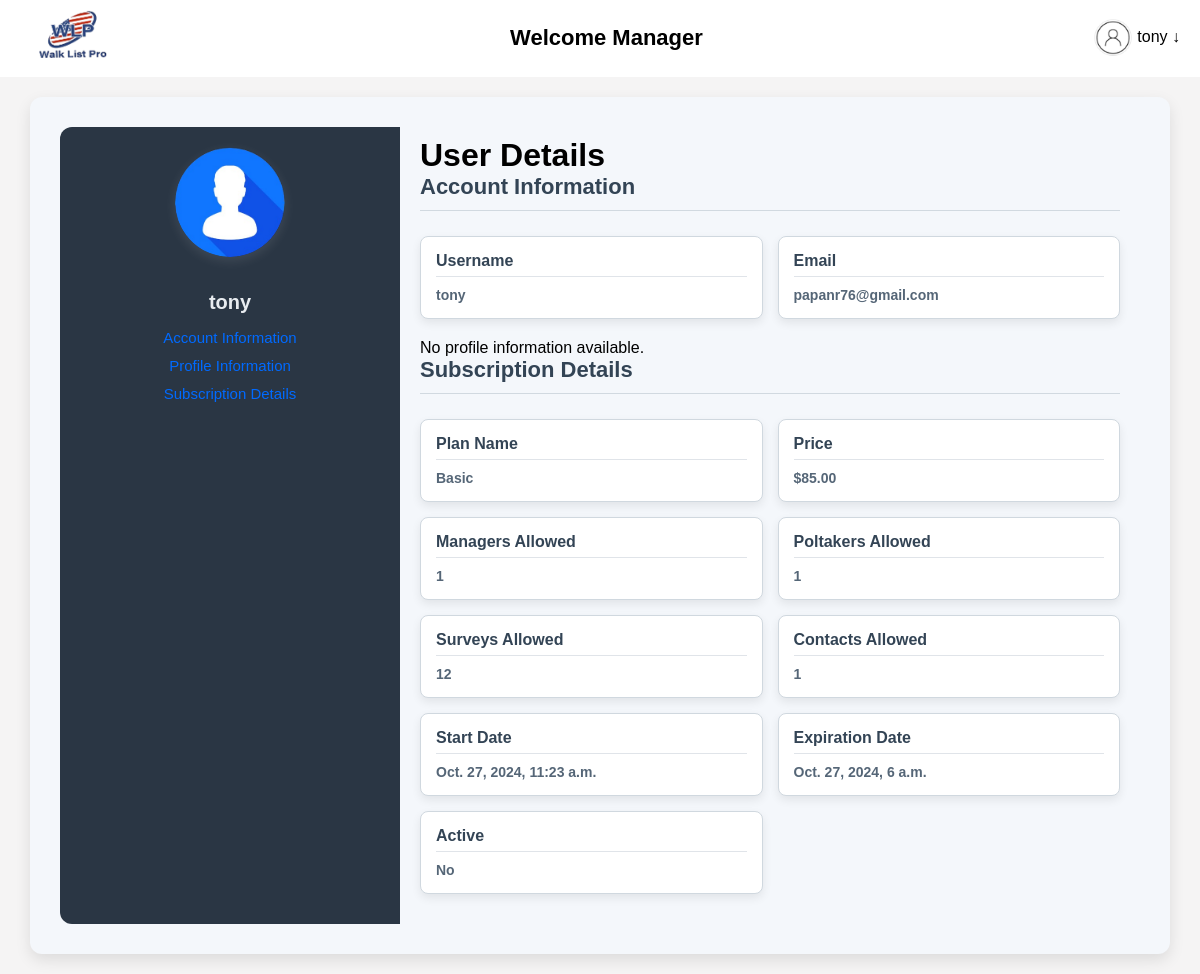
The app's page /user-details/ (signed in), older data.
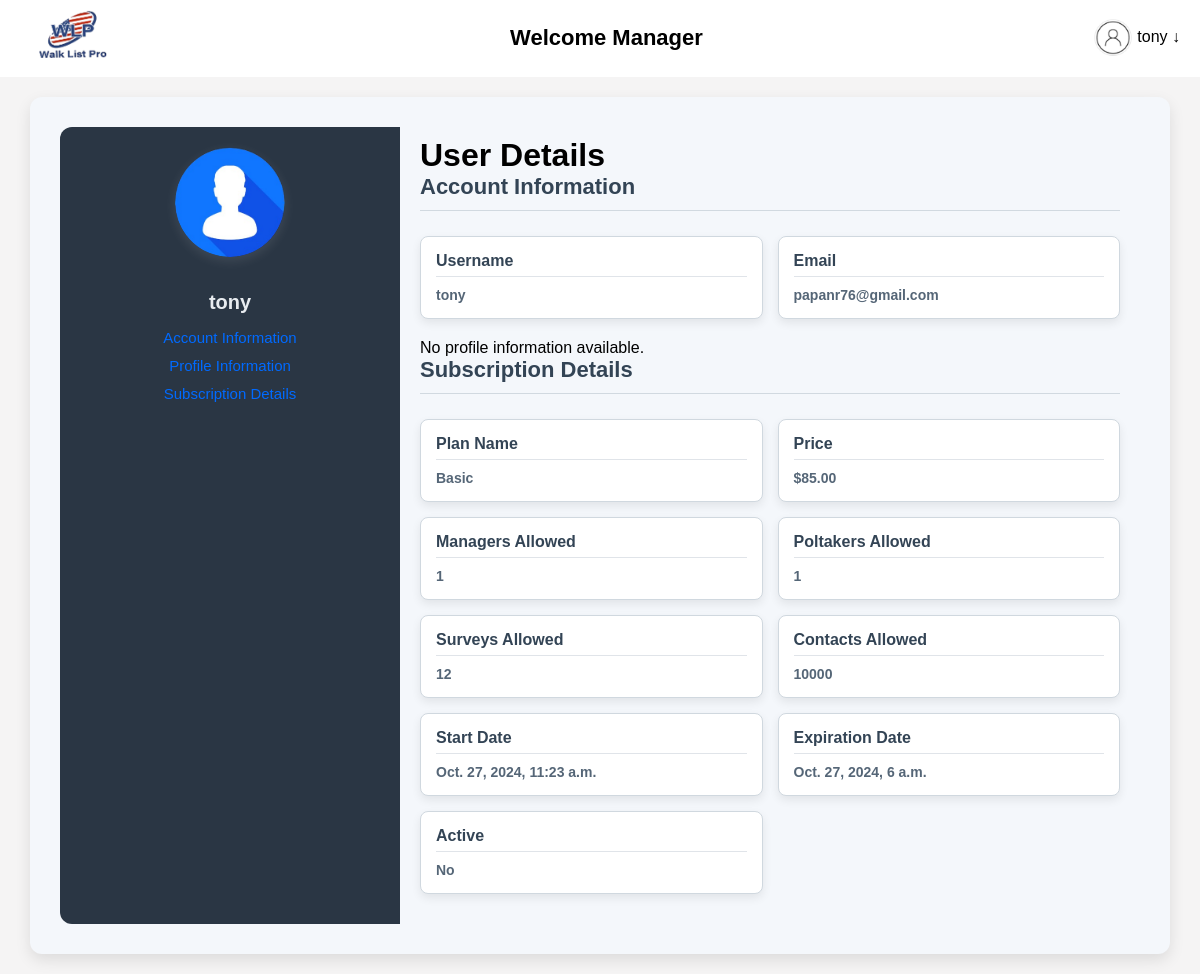
The same page, newer data.
### walkapp/models.py (models this page shows, shortened)
class UserSubscription(models.Model):
    user = models.OneToOneField(User, on_delete=models.CASCADE)
    plan = models.ForeignKey(SubscriptionPlan, on_delete=models.SET_NULL, null=True)
    start_date = models.DateTimeField(auto_now_add=True)
    expiration_date = models.DateTimeField(null=True, blank=True)
    def is_active(self):
        return self.expiration_date and timezone.now() < self.expiration_date

class SubscriptionPlan(models.Model):
    name = models.CharField(max_length=100)
    price = models.DecimalField(max_digits=10, decimal_places=2)
    managers = models.IntegerField(default=0)
    poltakers = models.IntegerField(default=0)
    surveys = models.IntegerField(default=0)
    contacts = models.IntegerField(default=0)

### walkapp/views.py (the view)
# urls.py: path('user-details/', user_details, name='user_details'), # For my account
@login_required
def user_details(request):
    user_profile = UserProfile.objects.filter(user=request.user).first()
    user_subscription = UserSubscription.objects.filter(user=request.user).first()
    username = request.user.username if request.user.is_authenticated else None
    context = {
        'profile': user_profile,
        'subscription': user_subscription,
        'username': username,
        'user_email': request.user.email,
    }
    return render(request, 'user/user_details.html', context)

### template/user/user_details.html (shortened to what the changed rows need)
{% extends 'base.html' %}
{% load static %}
{% block content %}
<div class="container">
    <div class="sidebar">
        <h2>{{ username }}</h2>
    </div>
    <div class="content-area">
        <h1>User Details</h1>
        <div id="account-info">
            <h2 class="section-header">Account Information</h2>
        </div>
        {% if subscription %}
            <div id="subscription-info">
                <h2 class="section-header">Subscription Details</h2>
                <div class="info-grid">
                    <div class="info-card">
                        <h3>Plan Name</h3>
                        <strong>{{ subscription.plan.name }}</strong>
                    </div>
                    <div class="info-card">
                        <h3>Price</h3>
                        <strong>${{ subscription.plan.price }}</strong>
                    </div>
                    <div class="info-card">
                        <h3>Managers Allowed</h3>
                        <strong>{{ subscription.plan.managers }}</strong>
                    </div>
                    <div class="info-card">
                        <h3>Poltakers Allowed</h3>
                        <strong>{{ subscription.plan.poltakers }}</strong>
                    </div>
                    <div class="info-card">
                        <h3>Surveys Allowed</h3>
                        <strong>{{ subscription.plan.surveys }}</strong>
                    </div>
                    <div class="info-card">
                        <h3>Contacts Allowed</h3>
                        <strong>{{ subscription.plan.contacts }}</strong>
                    </div>
                    <div class="info-card">
                        <h3>Start Date</h3>
                        <strong>{{ subscription.start_date }}</strong>
                    </div>
                    <div class="info-card">
                        <h3>Expiration Date</h3>
                        <strong>{{ subscription.expiration_date }}</strong>
                    </div>
                    <div class="info-card">
                        <h3>Active</h3>
                        <strong>{{ subscription.is_active|yesno:"Yes,No" }}</strong>
                    </div>
                </div>
            </div>
        {% else %}
            <p>No subscription information available.</p>
        {% endif %}
    </div>
</div>
{% endblock %}

Row changes from the older to the newer data that the page shows:
changed through a linked row, UserSubscription "No": plan.contacts "1" → "10000"
